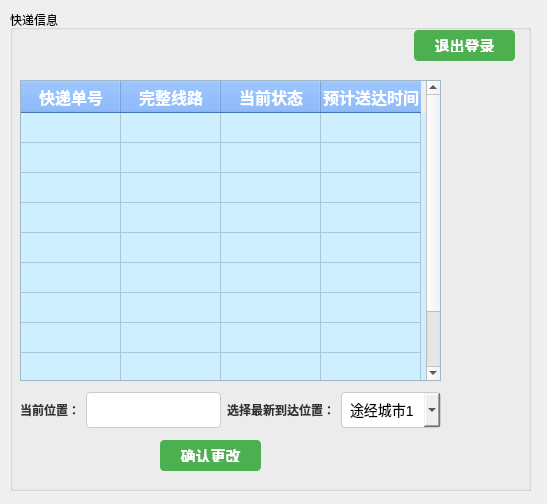
<?xml version="1.0" encoding="UTF-8"?>
<ui version="4.0">
 <class>deliverman</class>
 <widget class="QWidget" name="deliverman">
  <property name="geometry">
   <rect>
    <x>0</x>
    <y>0</y>
    <width>547</width>
    <height>504</height>
   </rect>
  </property>
  <property name="windowTitle">
   <string>派送员</string>
  </property>
  <widget class="QGroupBox" name="groupBox">
   <property name="geometry">
    <rect>
     <x>10</x>
     <y>10</y>
     <width>521</width>
     <height>481</height>
    </rect>
   </property>
   <property name="styleSheet">
    <string notr="true">
            QLabel {
                color: #333;
                font: 14px &quot;幼圆&quot;;
                font-weight: bold;
            }

            QLineEdit {
                padding: 8px;
                font-size: 14px;
                border: 1px solid #ccc;
                border-radius: 4px;
            }

            QComboBox {
                padding: 8px;
                font-size: 14px;
                border: 1px solid #ccc;
                border-radius: 4px;
            }

            QPushButton {
                padding: 8px 16px;
                font-size: 15px;
                font-weight: bold;
                border: 1px solid #4CAF50;
                border-radius: 4px;
                color: #fff;
                background-color: #4CAF50;
            }

            QPushButton:hover {
                background-color: #45a049;
                border: 1px solid #45a049;
            }

            QPushButton:pressed {
                background-color: #3e8e41;
            }
            QTableWidget::item:selected {
                background-color: #a6a6a6;
            }

            QTableWidget QHeaderView::section {
                background-color: #65a3ff;
                color: white;
                font-weight: bold;
                font-size: 16px;
                 padding: 2px;
            }

            QTableWidget::item {
                padding: 10px;
            }
            QTableWidget {
                font: 14px &quot;幼圆&quot;;
                background-color: #cdefff;
            }

            QTableWidget::item {
                font: 14px &quot;幼圆&quot;;
            }

            QHeaderView {
                font: bold 16px &quot;幼圆&quot;;
            }
        </string>
   </property>
   <property name="title">
    <string>快递信息</string>
   </property>
   <widget class="QPushButton" name="quitBtn">
    <property name="geometry">
     <rect>
      <x>404</x>
      <y>20</y>
      <width>101</width>
      <height>31</height>
     </rect>
    </property>
    <property name="text">
     <string>退出登录</string>
    </property>
   </widget>
   <widget class="QTableWidget" name="tableWidget">
    <property name="geometry">
     <rect>
      <x>10</x>
      <y>70</y>
      <width>421</width>
      <height>301</height>
     </rect>
    </property>
    <attribute name="verticalHeaderVisible">
     <bool>false</bool>
    </attribute>
    <row>
     <property name="text">
      <string>新建行</string>
     </property>
    </row>
    <row>
     <property name="text">
      <string>新建行</string>
     </property>
    </row>
    <row>
     <property name="text">
      <string>新建行</string>
     </property>
    </row>
    <row>
     <property name="text">
      <string>新建行</string>
     </property>
    </row>
    <row>
     <property name="text">
      <string>新建行</string>
     </property>
    </row>
    <row>
     <property name="text">
      <string>新建行</string>
     </property>
    </row>
    <row>
     <property name="text">
      <string>新建行</string>
     </property>
    </row>
    <row>
     <property name="text">
      <string>新建行</string>
     </property>
    </row>
    <row>
     <property name="text">
      <string>新建行</string>
     </property>
    </row>
    <row>
     <property name="text">
      <string>新建行</string>
     </property>
    </row>
    <column>
     <property name="text">
      <string>快递单号</string>
     </property>
    </column>
    <column>
     <property name="text">
      <string>完整线路</string>
     </property>
    </column>
    <column>
     <property name="text">
      <string>当前状态</string>
     </property>
    </column>
    <column>
     <property name="text">
      <string>预计送达时间</string>
     </property>
    </column>
   </widget>
   <widget class="QWidget" name="layoutWidget">
    <property name="geometry">
     <rect>
      <x>10</x>
      <y>380</y>
      <width>421</width>
      <height>40</height>
     </rect>
    </property>
    <layout class="QHBoxLayout" name="horizontalLayout">
     <item>
      <widget class="QLabel" name="label">
       <property name="text">
        <string>当前位置：</string>
       </property>
      </widget>
     </item>
     <item>
      <widget class="QLineEdit" name="lineEdit"/>
     </item>
     <item>
      <widget class="QLabel" name="label_2">
       <property name="text">
        <string>选择最新到达位置：</string>
       </property>
      </widget>
     </item>
     <item>
      <widget class="QComboBox" name="comboBox">
       <item>
        <property name="text">
         <string>途经城市1</string>
        </property>
       </item>
       <item>
        <property name="text">
         <string>途经城市2</string>
        </property>
       </item>
       <item>
        <property name="text">
         <string>途经城市3</string>
        </property>
       </item>
      </widget>
     </item>
    </layout>
   </widget>
   <widget class="QPushButton" name="confirmBtn">
    <property name="geometry">
     <rect>
      <x>150</x>
      <y>430</y>
      <width>101</width>
      <height>31</height>
     </rect>
    </property>
    <property name="text">
     <string>确认更改</string>
    </property>
   </widget>
  </widget>
 </widget>
 <resources/>
 <connections/>
</ui>
